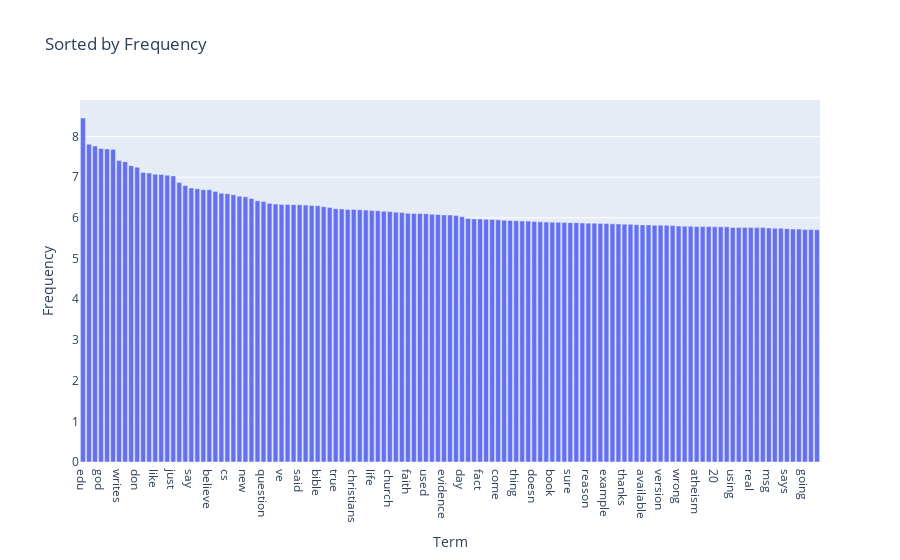

The cell this chart's notebook holds for it:
### Markdown cell above
### >>> **Exercise 15 (take home):** 
You can copy the code from the previous exercise and change the 'term_frequencies' variable for the 'term_frequencies_log', comment about the differences that you observe and talk about other possible insights that we can get from a log distribution.

### Code cell
# Answer here
condition = term_frequencies > 300
term=count_vect.get_feature_names_out()[condition]
condition_freq=term_frequencies[condition]
term_frequencies_log = np.array([math.log(i) for i in condition_freq])
new_idx = np.argsort(term_frequencies_log)[::-1]
new_terms = term[new_idx]
new_freqs = term_frequencies_log[new_idx]

fig = px.bar(
    x=new_terms,
    y=new_freqs,
    labels={'x': 'Term', 'y': 'Frequency'},
    title='Sorted by Frequency',
)
fig.show()

### Figure 1 — Plotly figure (JSON) as saved in the notebook; plotly's stock layout.template omitted (floating-point values rounded to 4 significant figures)
{"data": [{"hovertemplate": "Term=%{x}<br>Frequency=%{y}<extra></extra>", "legendgroup": "", "marker": {"color": "#636efa", "pattern": {"shape": ""}}, "name": "", "orientation": "v", "showlegend": false, "textposition": "auto", "type": "bar", "x": ["edu", "subject", "lines", "god", "organization", "com", "writes", "people", "article", "don", "know", "think", "like", "university", "does", "just", "time", "posting", "say", "jesus", "good", "believe", "use", "host", "cs", "nntp", "way", "new", "world", "graphics", "question", "things", "image", "ve", "science", "make", "said", "did", "christian", "bible", "point", "need", "true", "reply", "read", "christians", "ca", "1993", "life", "want", "right", "church", "really", "problem", "faith", "computer", "information", "used", "help", "work", "evidence", "years", "uk", "day", "mail", "different", "fact", "christ", "atheists", "come", "religion", "10", "thing", "truth", "case", "doesn", "course", "group", "book", "ll", "mean", "sure", "law", "research", "reason", "human", "pitt", "example", "file", "keith", "thanks", "better", "john", "available", "software", "program", "version", "apr", "david", "wrong", "long", "bit", "atheism", "little", "number", "20", "non", "man", "using", "free", "post", "real", "person", "distribution", "msg", "hell", "probably", "says", "lot", "data", "going", "ac", "possible"], "xaxis": "x", "y": [8.45, 7.81, 7.763, 7.703, 7.693, 7.683, 7.405, 7.38, 7.281, 7.244, 7.115, 7.101, 7.071, 7.065, 7.048, 7.03, 6.866, 6.793, 6.733, 6.715, 6.691, 6.688, 6.649, 6.605, 6.592, 6.565, 6.531, 6.516, 6.477, 6.418, 6.402, 6.356, 6.337, 6.326, 6.324, 6.323, 6.321, 6.312, 6.303, 6.293, 6.275, 6.256, 6.223, 6.217, 6.207, 6.205, 6.198, 6.19, 6.178, 6.172, 6.161, 6.157, 6.138, 6.129, 6.111, 6.105, 6.105, 6.1, 6.089, 6.082, 6.071, 6.068, 6.059, 6.028, 5.984, 5.974, 5.971, 5.966, 5.958, 5.951, 5.938, 5.935, 5.927, 5.922, 5.919, 5.911, 5.903, 5.894, 5.892, 5.889, 5.883, 5.881, 5.881, 5.875, 5.869, 5.866, 5.861, 5.858, 5.852, 5.849, 5.844, 5.841, 5.832, 5.826, 5.826, 5.82, 5.82, 5.814, 5.808, 5.799, 5.793, 5.79, 5.787, 5.784, 5.784, 5.781, 5.778, 5.778, 5.762, 5.762, 5.762, 5.759, 5.759, 5.759, 5.749, 5.743, 5.743, 5.733, 5.724, 5.724, 5.714, 5.714, 5.707], "yaxis": "y"}], "layout": {"barmode": "relative", "legend": {"tracegroupgap": 0}, "title": {"text": "Sorted by Frequency"}, "xaxis": {"anchor": "y", "domain": [0, 1], "title": {"text": "Term"}}, "yaxis": {"anchor": "x", "domain": [0, 1], "title": {"text": "Frequency"}}}}
